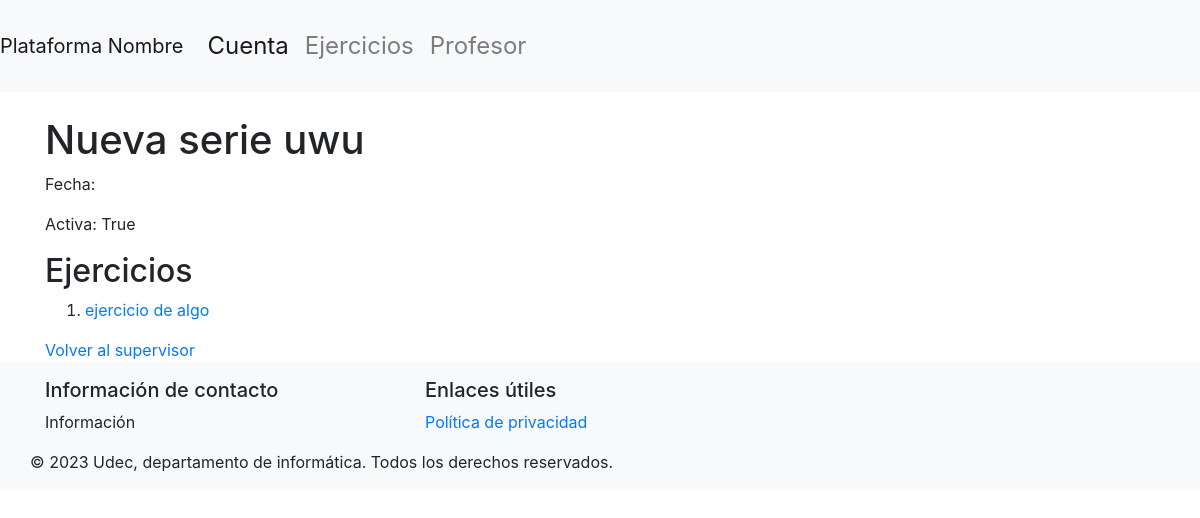
The page /dashDocente/1/serie/1 (signed in) on the database as committed earlier.
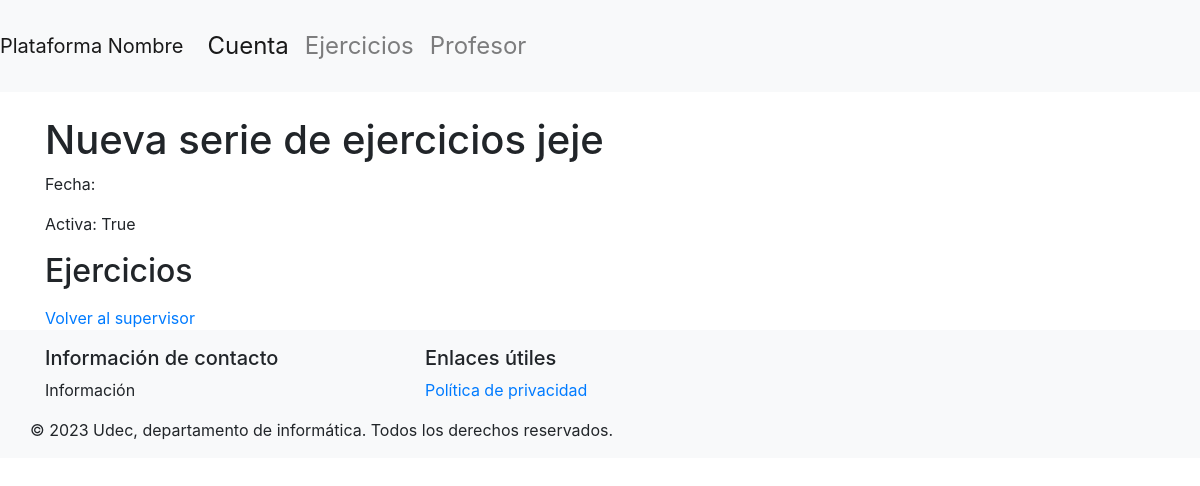
The same page on the database as committed later.
### basedatos/modelos.py (models this page shows, shortened)
class Serie(db.Model):
    id = db.Column(db.Integer, primary_key=True)
    nombre = db.Column(db.String(50), nullable=False)
    activa = db.Column(db.Boolean(), nullable=False)
    ejercicios = db.relationship('Ejercicio', order_by=Ejercicio.id, back_populates='serie')

class Ejercicio(db.Model):
    id = db.Column(db.Integer, primary_key=True)
    nombre = db.Column(db.String(50), nullable=False)
    path_ejercicio = db.Column(db.String(200), nullable=False)
    enunciado = db.Column(db.String(), nullable=False)
    id_serie = db.Column(db.Integer, db.ForeignKey('serie.id'), nullable=False)
    serie = db.relationship('Serie', back_populates='ejercicios')

### main.py (the view)
@app.route('/dashDocente/<int:supervisor_id>/serie/<int:id>')
@login_required
def detallesSeries(supervisor_id, id):
    if not verify_supervisor(supervisor_id):
        flash('No tienes permiso para acceder a este dashboard. Debes ser un Supervisor.', 'danger')
        return redirect(url_for('login'))
    serie = Serie.query.get(id)
    ejercicios = Ejercicio.query.filter_by(id_serie=id).all()
    return render_template('detallesSerie.html', serie=serie, ejercicios=ejercicios, supervisor_id=supervisor_id)

### basedatos/modelos.py (called while the page is built)
    @property
    def is_authenticated(self):
        return True

### main.py (called while the page is built)
@login_manager.user_loader
def load_user(user_id):
    if user_id.startswith("e"):
        user = db.session.get(Estudiante, int(user_id[1:]))
    elif user_id.startswith("s"):
        user = db.session.get(Supervisor, int(user_id[1:]))
    else:
        return None
    return user

def verify_supervisor(supervisor_id):
    if not isinstance(current_user, Supervisor):
        flash('No tienes permiso para acceder a este dashboard. Debes ser un Supervisor.', 'danger')
        return False
    if current_user.id != supervisor_id:
        flash('No tienes permiso para acceder a este dashboard.', 'danger')
        return False
    return True

### templates/detallesSerie.html (shortened to what this page needs)
{% extends "layout.html" %}
{% block content %}
<h1>{{ serie.nombre }}</h1>
<p>Fecha: {{ serie.fecha }}</p>
<p>Activa: {{ serie.activa }}</p>
<h2>Ejercicios</h2>
<ol>
    {% for ejercicio in ejercicios %}
        <li>
            <a href="{{ url_for('detallesEjercicio', supervisor_id=supervisor_id, id=ejercicio.id) }}">{{ ejercicio.nombre }}</a>
        </li>
    {% endfor %}
    </ol>
<a href="{{ url_for('dashDocente', supervisor_id=supervisor_id) }}">Volver al supervisor</a>
{% endblock %}

Rows that differ between the two databases and show on the page:
removed Ejercicio: nombre "ejercicio de algo"
changed Serie "True": nombre "Nueva serie uwu" → "Nueva serie de ejercicios jeje"
